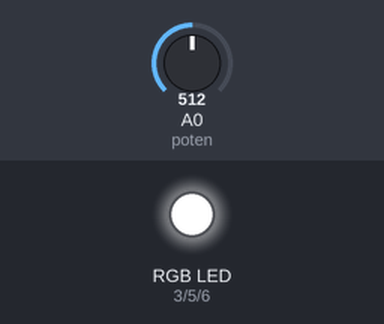
Simulated run of this sketch. Board: Arduino Uno, built with avr-gcc and run on an emulated ATmega328P. On the bench: an RGB LED mixed from three pins (HIGH = lit). The test bench sets the inputs (shaded band); at power-on: A0 (poten) = 512. Dim RGB values are drawn brighter than linear.

Above: at 3.5 s.
3.6 s: A0 (poten) set to 122
At 4.2 s:
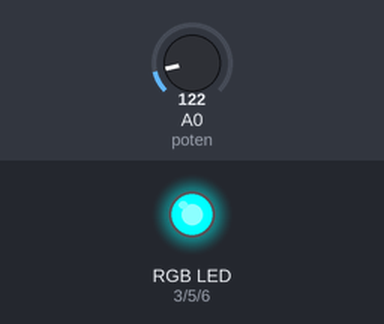
7.2 s: A0 (poten) set to 0
At 7.26 s:
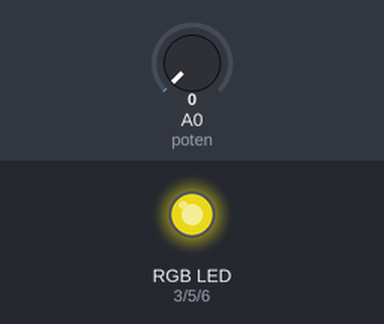
Timing chart, 0 to 16.8 s (numbered marks = the images above; inputs shaded):
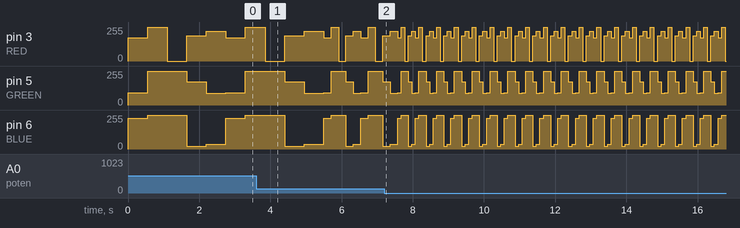

The sketch:

Control_de_secuencia_colores_RGB_Practica2_ejercicio2.ino
```cpp
/*
*Fundacion Kinal
*Centro Educativo Tecnico Laboral Kinal
*Electronica
*Grado: Quinto
*Seccion: A
*Cuerso: Taller de Electronica Digital y Reparacion de Computadoras I
*Nombre: Edgar Leonel Ramírez Estrada
*Carnet: 209410
*Proyecto: Practica No.2 Control_de_secuencia_de_cololesRGB_con_potenciometro_Ejercicio2
*/
//variables//
#define RED  3
#define GREEN 5
#define BLUE 6
int tiempo = 0;
int poten = A0;

//CAMBIO DE NOMBRES DE DIRECTIVA//
#define salida(pin) pinMode(pin,OUTPUT);
#define entrada(pin) pinMode(pin,INPUT);

void setup()
{
  salida(RED);
  salida(GREEN);
  salida(BLUE);
  entrada(poten);
}

void loop() {
  tiempo = map(analogRead(poten), 0, 1023, 100, 1000);
  analogWrite(RED, 174);
  analogWrite(GREEN, 92);
  analogWrite(BLUE, 230);
  delay(tiempo);
  analogWrite(RED, 255);
  analogWrite(GREEN, 255);
  analogWrite(BLUE, 255);
  delay(tiempo);
  analogWrite(RED, 0);
  analogWrite(GREEN, 255);
  analogWrite(BLUE, 255);
  delay(tiempo);
  analogWrite(RED, 189);
  analogWrite(GREEN, 174);
  analogWrite(BLUE, 20);
  delay(tiempo);
  analogWrite(RED, 225);
  analogWrite(GREEN, 87);
  analogWrite(BLUE, 35);
  delay(tiempo);
}
```

Measured:
- by itself, pin 3 (RED): repeats every 0.50 s: 174/255 0.10 s, 255/255 0.10 s, 0/255 0.10 s, 189/255 0.10 s, 225/255 0.10 s
- by itself, pin 5 (GREEN): repeats every 0.50 s: 92/255 0.10 s, 255/255 0.20 s, 174/255 0.10 s, 87/255 0.10 s
- by itself, pin 6 (BLUE): repeats every 0.50 s: 230/255 0.10 s, 255/255 0.20 s, 20/255 0.10 s, 35/255 0.10 s
